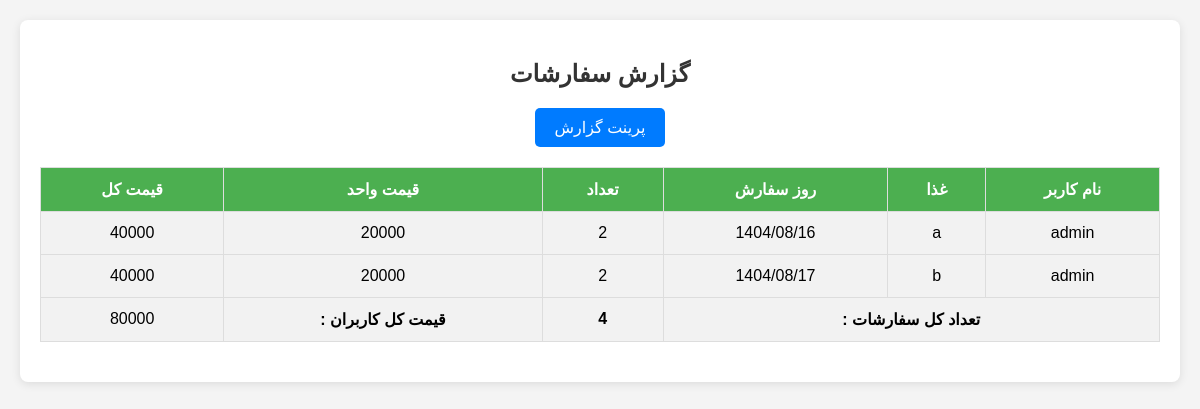
The app's page /adminreport/, older data.
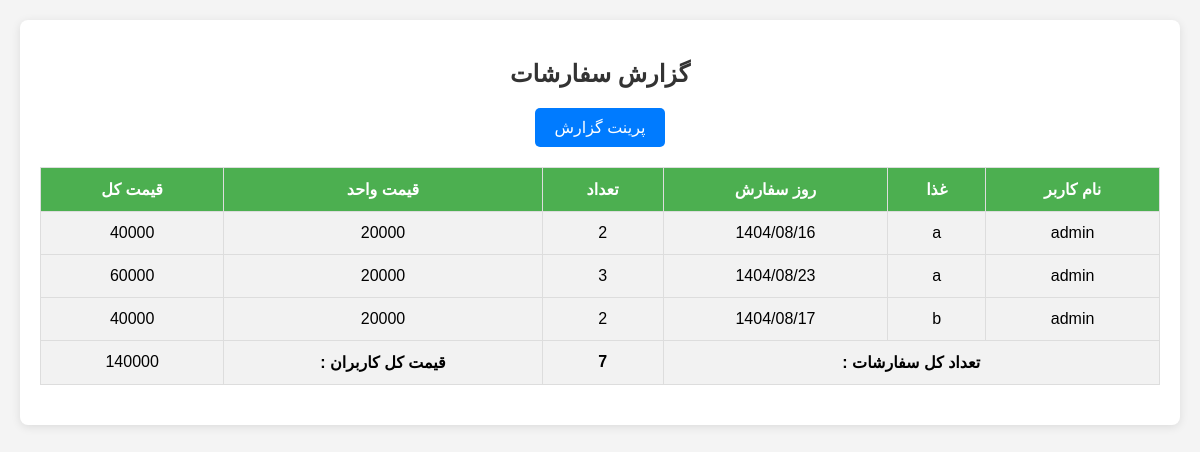
The same page, newer data.
### user/models.py (models this page shows, shortened)
class Reservation(models.Model):
    CHOICE = [
        ('Sun', 'یکشنبه'),
        ('Mon', 'دوشنبه'),
        ('Tue', 'سه شنبه'),
        ('Wed', 'چهارشنبه'),
        ('Thu', 'پنجشنبه'),
        ('Fri', 'جمعه'),
        ('Sat', 'شنبه'),
    ]
    user = models.ForeignKey(User, on_delete=models.CASCADE, null=True)
    food = models.ForeignKey(Food, on_delete=models.CASCADE)
    quantity = models.IntegerField(default=1)
    order_date = models.DateField(null=True, blank=True)
    day_of_week = models.CharField(max_length=20, default='sat', choices=CHOICE)
    is_completed = models.BooleanField(default=False)
    @property
    def jdate(self):
        if self.order_date:  # اگر تاریخ موجود است
            return jalaliConvertor(self.order_date)
        return "تاریخ موجود نیست"
    class Meta:
        verbose_name = "رزرو"
        verbose_name_plural = 'رزروها'

class Food(models.Model):
    slug = models.PositiveIntegerField(unique=True, blank=True, null=True)
    food_name = models.CharField(max_length=100)
    description = models.TextField(blank=True, null=True)
    CHOICE = [
        ('Sun', 'یکشنبه'),
        ('Mon', 'دوشنبه'),
        ('Tue', 'سه شنبه'),
        ('Wed', 'چهارشنبه'),
        ('Thu', 'پنجشنبه'),
        ('Fri', 'جمعه'),
        ('Sat', 'شنبه'),
    ]
    day_of_week = models.CharField(max_length=3, choices=CHOICE, default='Sat')
    datetime = models.DateField(default=timezone.now)
    price = models.DecimalField(max_digits=6, decimal_places=0, null=True, blank=True)
    class Meta:
        verbose_name = 'غذا'
        verbose_name_plural = 'غذاها'

### user/views.py (the view)
# urls.py: path('adminreport/', views.admin_report, name='admin_report'),
def admin_report(request):
    reservations = Reservation.objects.select_related('user', 'food').order_by('user__username', 'food__food_name')
    total_quantity = reservations.aggregate(total_qty=Sum('quantity'))['total_qty']
    total_price_all = reservations.aggregate(total_price=Sum(F('quantity') * F('food__price')))['total_price']
    context = {
        'reservations': reservations,
        'total_quantity': total_quantity,
        'total_price_all': total_price_all,
    }
    return render(request, 'admin_report.html', context)

### extensions/utils.py (called while the page is built)
def jalaliConvertor(datetime_obj):
    g = Gregorian(datetime_obj)
    jy, jm, jd = g.persian_tuple()
    return f"{jy:04d}/{jm:02d}/{jd:02d}"

    def persian_tuple(self):
        return self.persian_year, self.persian_month, self.persian_day

### user/templatetags/custom_filters.py (called while the page is built)
@register.filter
def mul(value, arg):
    return value * arg

### user/templates/admin_report.html (shortened to what this page needs)
{% load humanize %}
{% load custom_filters %}
{% load static %}
{% block main %}
<body>
    <div class="container">
        <h2>گزارش سفارشات</h2>
        <button class="print-button" onclick="printReport()">پرینت گزارش</button>
        <table>
            <thead>
    <tr>
        <th>نام کاربر</th>
        <th>غذا</th>
        <th>روز سفارش</th>
        <th>تعداد</th>
        <th>قیمت واحد</th>
        <th>قیمت کل</th>
    </tr>
</thead>
<tbody>
    {% for reservation in reservations %}
        <tr>
            <td>{{ reservation.user.username }}</td>
    <td>{{ reservation.food.food_name }}</td>
    <td>{{ reservation.jdate }}</td>
    <td>{{ reservation.quantity }}</td>
    <td>{{ reservation.food.price }}</td>
    <td>{{ reservation.quantity|mul:reservation.food.price }}</td>
        </tr>
    {% endfor %}
    <tr>
        <td colspan="3"><strong><b> تعداد کل سفارشات :</b></strong></td>
        <td><strong>{{ total_quantity }}</strong></td>
        <td><strong><b>قیمت کل کاربران : </b></strong></td>
        <td>{{ total_price_all }}</td>
    </tr>
</tbody>
        </table>
    </div>
</body>
</html>
{% endblock %}

### user/templates/admin_report.html (style rules this page uses)
body { font-family: Arial, sans-serif; background-color: #f4f4f4; margin: 0; padding: 20px; }
html, body { direction: rtl; text-align: right; }
h2 { text-align: center; color: #333; }
.container { max-width: 1200px; margin: 0 auto; padding: 20px; background-color: #fff; box-shadow: 0 2px 10px rgba(0, 0, 0, 0.1); border-radius: 8px; }
table { width: 100%; border-collapse: collapse; margin: 20px 0; }
table, th, td { border: 1px solid #ddd; }
th, td { padding: 12px; text-align: center; background-color: #f2f2f2; }
th { background-color: #4CAF50; color: white; }
tr:nth-child(even) { background-color: #f9f9f9; }
.print-button { display: block; margin: 20px auto; padding: 10px 20px; font-size: 16px; color: white; background-color: #007BFF; border: none; border-radius: 5px; cursor: pointer; transition: background-color 0.3s; }

Row changes from the older to the newer data that the page shows:
added Reservation: user.username "admin", food.food_name "a", jdate "1404/08/23", quantity "3", food.price "20000", quantity|mul "60000"
Text that changed along with them:
{{ total_quantity }}: "4" → "7"
{{ total_price_all }}: "80000" → "140000"
